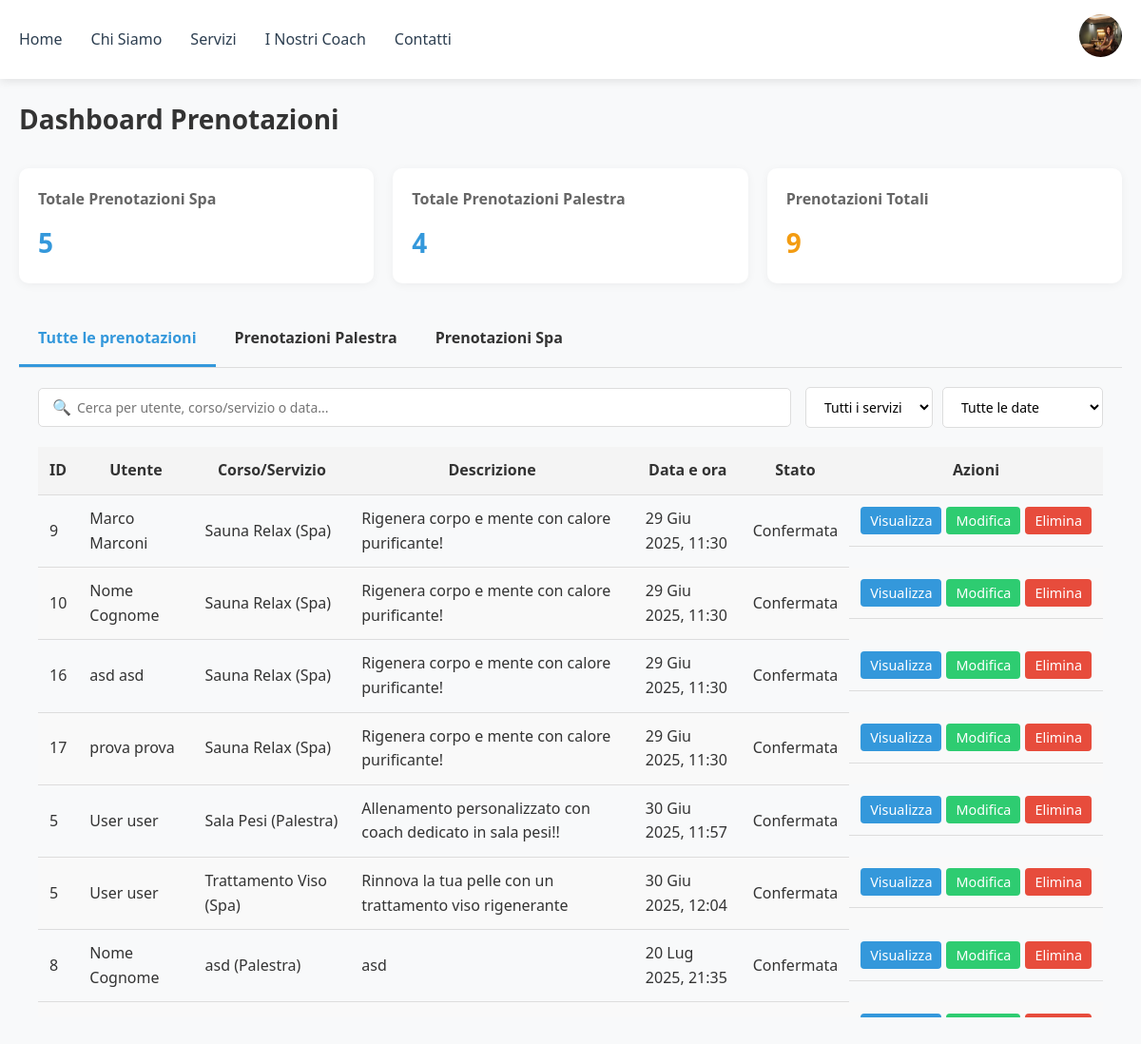
Page /gest-prenotazioni/ (signed in) on the committed database.
### users/models.py (models this page shows, shortened)
class User(AbstractBaseUser, PermissionsMixin):
    full_name = models.CharField(max_length=255, default="Nome Cognome")
    email = models.EmailField(unique=True)
    phone = models.CharField(max_length=20, blank=True)
    profile_picture = models.ImageField(
        upload_to="profile_pics/",
        default="profile_pics/def_pfp.png",
        null=True,
        blank=True
    )
    is_active = models.BooleanField(default=True)
    is_staff = models.BooleanField(default=False)
    is_superuser = models.BooleanField(default=False)
    objects = UserManager()
    USERNAME_FIELD = 'email'

### spa/models.py (models this page shows, shortened)
class SpaService(models.Model):
    name = models.CharField(max_length=100)
    description = models.TextField()
    operator = models.ForeignKey(User, on_delete=models.SET_NULL, null=True, related_name='operator_services')
    duration = models.IntegerField(default=45)
    scheduled = models.DateTimeField(default=timezone.now)
    price = models.IntegerField()
    max_partecipants = models.IntegerField(default=1)
    imgs = models.ImageField(upload_to='spa/', blank=True, null=True, help_text="Carica un'immagine del trattamento")
    TYPE_CHOICES = [
        ('massage', 'Massaggio'),
        ('treatment', 'Trattamento'),
        ('ritual', 'Rituale'),
    ]
    type = models.CharField(max_length=20, choices=TYPE_CHOICES, default='massage')

class SpaBooking(models.Model):
    user = models.ForeignKey(User, on_delete=models.CASCADE)
    service_id = models.ForeignKey(SpaService, on_delete=models.CASCADE)
    description = models.TextField(blank=True)
    date = models.DateTimeField(default=timezone.now)

### palestra/models.py (models this page shows, shortened)
class GymBooking(models.Model):
    user = models.ForeignKey(User, on_delete=models.CASCADE)
    class_id = models.ForeignKey(GymClass, on_delete=models.CASCADE)
    description = models.TextField(blank=True)
    date = models.DateTimeField(default=timezone.now)

class GymClass(models.Model):
    name = models.CharField(max_length=100, default="Marco Ros")
    description = models.TextField()
    scheduled = models.DateTimeField(default=timezone.now)
    duration = models.IntegerField(default=45)
    instructor = models.ForeignKey(User, on_delete=models.SET_NULL, null=True, related_name='instructor_classes')
    max_partecipants = models.IntegerField()
    imgs = models.ImageField(upload_to='palestra/', blank=True, null=True, help_text="Carica un'immagine del corso")

### users/views/admin.py (the view)
# urls.py: path('gest-prenotazioni/', gest_prenotazioni, name='gest-prenotazioni'),
@login_required
@user_passes_test(lambda u: u.is_staff)
def gest_prenotazioni(request):
    gym_bookings = GymBooking.objects.select_related('user', 'class_id').all()
    spa_bookings = SpaBooking.objects.select_related('user', 'service_id').all()
    gym_count = gym_bookings.count()
    spa_count = spa_bookings.count()
    all_bookings = []
    for booking in gym_bookings:
        all_bookings.append({
            'id': booking.id,
            'user': f"{booking.user.full_name}",
            'service': f"{booking.class_id.name} (Palestra)",
            'description': booking.description or booking.class_id.description,
            'date': booking.class_id.scheduled,
            'status': 'confirmed',
            'type': 'gym'
        })
    for booking in spa_bookings:
        all_bookings.append({
            'id': booking.id,
            'user': f"{booking.user.full_name}",
            'service': f"{booking.service_id.name} (Spa)",
            'description': booking.description or booking.service_id.description,
            'date': booking.service_id.scheduled,
            'status': 'confirmed',
            'type': 'spa'
        })
    all_bookings.sort(key=lambda x: x['date'])
    gym_bookings_data = []
    for booking in gym_bookings:
        gym_bookings_data.append({
            'id': booking.id,
            'user': f"{booking.user.full_name}",
            'course': booking.class_id.name,
            'description': booking.description or booking.class_id.description,
            'date': booking.class_id.scheduled,
            'status': 'confirmed',
        })
    spa_bookings_data = []
    for booking in spa_bookings:
        spa_bookings_data.append({
            'id': booking.id,
            'user': f"{booking.user.full_name}",
            'treatment': booking.service_id.name,
            'description': booking.description or booking.service_id.description,
            'date': booking.service_id.scheduled,
            'status': 'confirmed',
        })
    ctx = {
        'total_gym_bookings': gym_count,
        'total_spa_bookings': spa_count,
        'all_bookings': all_bookings,
        'gym_bookings': gym_bookings_data,
        'spa_bookings': spa_bookings_data,
        'timestamp': datetime.now().timestamp(),
    }
    return render(request, 'users/gest_prenotazioni.html', ctx)

### users/templates/users/gest_prenotazioni.html (shortened to what this page needs)
{% extends 'users/navbar_template.html' %}
{% load static %}
{% block content %}
<!DOCTYPE html>
<html lang="it">
<head>
    <link rel="stylesheet" href="{% static 'users/css/gest_pren.css' %}">
</head>
<body>
    <main class="container">
        <div class="dashboard-header">
            <h1>Dashboard Prenotazioni</h1>
        </div>
        <div class="stat-cards">
            <div class="stat-card primary">
                <h3>Totale Prenotazioni Spa</h3>
                <p>{{ total_spa_bookings }}</p>
            </div>
            <div class="stat-card primary">
                <h3>Totale Prenotazioni Palestra</h3>
                <p>{{ total_gym_bookings }}</p>
            </div>
            <div class="stat-card warning">
                <h3>Prenotazioni Totali</h3>
                <p>{{ total_gym_bookings|add:total_spa_bookings }}</p>
            </div>
        </div>
        <div class="tabs">
            <div class="tab active" data-tab="all">Tutte le prenotazioni</div>
            <div class="tab" data-tab="gym">Prenotazioni Palestra</div>
            <div class="tab" data-tab="spa">Prenotazioni Spa</div>
        </div>
        <div class="tab-content-container">
            <div id="all" class="tab-content active">
                <div class="filters">
                    <div class="search-box">
                        <span class="search-icon">🔍</span>
                        <input type="text" id="search-all" placeholder="Cerca per utente, corso/servizio o data...">
                    </div>
                    <div class="filter-group">
                        <select id="filter-service-all">
                            <option value="">Tutti i servizi</option>
                        </select>
                        <select id="filter-date-all">
                            <option value="">Tutte le date</option>
                        </select>
                    </div>
                </div>
                <div class="table-container">
                    <table>
                        <thead>
                            <tr>
                                <th>ID</th>
                                <th>Utente</th>
                                <th>Corso/Servizio</th>
                                <th>Descrizione</th>
                                <th>Data e ora</th>
                                <th>Stato</th>
                                <th>Azioni</th>
                            </tr>
                        </thead>
                        <tbody>
                            {% for booking in all_bookings %}
                            <tr class="booking-row" data-booking-id="{{ booking.id }}">
                                <td>{{ booking.id }}</td>
                                <td>{{ booking.user }}</td>
                                <td>{{ booking.service }}</td>
                                <td>{{ booking.description }}</td>
                                <td>{{ booking.date|date:"d M Y, H:i" }}</td>
                                <td><span class="status {{ booking.status }}">
                                    {% if booking.status == 'confirmed' %}
                                        Confermata
                                    {% elif booking.status == 'pending' %}
                                        In attesa
                                    {% elif booking.status == 'cancelled' %}
                                        Cancellata
                                    {% endif %}
                                </span></td>
                                <td class="actions">
                                    <button class="btn btn-view" data-id="{{ booking.id }}" data-type="{{ booking.type }}">Visualizza</button>
                                    <button class="btn btn-edit" data-id="{{ booking.id }}" data-type="{{ booking.type }}">Modifica</button>
                                    <button class="btn btn-delete" data-id="{{ booking.id }}" data-type="{{ booking.type }}">Elimina</button>
                                </td>
                            </tr>
                            {% empty %}
                            <tr>
                                <td colspan="7" class="no-data">Nessuna prenotazione disponibile</td>
                            </tr>
                            {% endfor %}
                        </tbody>
                    </table>
                </div>
            </div>
        </div>
    </main>
{% endblock %}

### users/templates/users/navbar_template.html (shortened to what this page needs)
{% load static %}
<!DOCTYPE html>
<html lang="it">
<head>
    <link rel="stylesheet" href="{% static 'users/css/home.css' %}">
</head>
<body>
    <header>
        <nav class="navbar">
            <ul class="nav-links">
                <li><a href="{% url 'home' %}#home">Home</a></li>
                <li><a href="{% url 'home' %}#about">Chi Siamo</a></li>
                <li><a href="{% url 'home' %}#services">Servizi</a></li>
                <li><a href="{% url 'home' %}#coaches">I Nostri Coach</a></li>
                <li><a href="{% url 'home' %}#contact">Contatti</a></li>
            </ul>
            <div class="header-actions">
                {% if user.is_authenticated %}
                    <div class="dropdown">
                        <img
                            src="{{ user.profile_picture.url }}"
                            alt="Immagine profilo utente"
                            class="user-profile-pic"
                        >
                    </div>
                {% else %}
                    <button class="login-btn" onclick="window.location.href='{% url 'login' %}?tab=login'">Login</button>
                    <button class="register-btn" onclick="window.location.href='{% url 'login' %}?tab=register'">Registrati</button>
                {% endif %}
            </div>
        </nav>
    </header>
{% block content %}{% endblock %}
</body>
</html>

### users/static/users/css/home.css (style rules this page uses)
* { margin: 0; padding: 0; box-sizing: border-box; }
:root { --primary-color: #2C3E50; --secondary-color: #34495E; --accent-color: #3498DB; --background-color: #F4F6F7; --text-color: #2C3E50; --white: #FFFFFF; }
.container { max-width: 1200px; margin: 0 auto; }
body { font-family: 'Inter', sans-serif; line-height: 1.6; background-color: var(--background-color); color: var(--text-color); }
header { position: fixed; top: 0; width: 100%; background-color: var(--white); box-shadow: 0 2px 10px rgba(0, 0, 0, 0.05); z-index: 1000; padding: 15px 0; }
header nav { max-width: 1200px; margin: 0 auto; display: flex; justify-content: space-between; align-items: center; padding: 0 20px; }
header nav ul { display: flex; list-style: none; gap: 30px; }
header nav ul li a { text-decoration: none; color: var(--primary-color); font-weight: 500; transition: color 0.3s ease; position: relative; }
header nav ul li a::after { content: ''; position: absolute; width: 0; height: 2px; bottom: -5px; left: 0; background-color: var(--accent-color); transition: width 0.3s ease; }
.header-actions { display: flex; gap: 20px; }
.dropdown { position: relative; display: inline-block; }
.user-profile-pic { width: 45px; height: 45px; border-radius: 50%; cursor: pointer; transition: transform 0.2s ease; }

### users/templates/users/gest_prenotazioni.html (style rules this page uses)
.table-container th { text-align: center; }
.table-container td { vertical-align: middle; }
.actions { display: flex; gap: 5px; justify-content: center; align-items: center; white-space: nowrap; }
.btn { padding: 5px 10px; border-radius: 4px; cursor: pointer; border: none; font-size: 0.9rem; white-space: nowrap; }
.btn-view { background-color: #3498db; color: white; }
.btn-edit { background-color: #2ecc71; color: white; }
.btn-delete { background-color: #e74c3c; color: white; }

### rows in the picture
User: profile_picture (picture)
User: user "Marco Marconi"
SpaService: description "Rigenera corpo e mente con calore purificante!" "Rigenera corpo e mente con calore purificante!" "Rigenera corpo e mente con calore purificante!" "Rigenera corpo e mente con calore purificante!", date "29 Giu 2025, 11:30" "29 Giu 2025, 11:30" "29 Giu 2025, 11:30" "29 Giu 2025, 11:30"
User: user "Nome Cognome" "Nome Cognome"
User: user "asd asd"
User: user "prova prova"
User: user "User user" "User user"
GymBooking: description "Allenamento personalizzato con coach dedicato in sala pesi!!"
GymClass: date "30 Giu 2025, 11:57"
SpaBooking: description "Rinnova la tua pelle con un trattamento viso rigenerante"
SpaService: date "30 Giu 2025, 12:04"
GymClass: description "asd", date "20 Lug 2025, 21:35"

### other values in the picture
{{ total_spa_bookings }} "5"
{{ total_gym_bookings }} "4"
{{ total_gym_bookings|add:total_spa_bookings }} "9"
{{ booking.id }} "9" "10" "16" "17" "5" "5" "8"
{{ booking.service }} "Sauna Relax (Spa)" "Sauna Relax (Spa)" "Sauna Relax (Spa)" "Sauna Relax (Spa)" "Sala Pesi (Palestra)" "Trattamento Viso (Spa)" "asd (Palestra)"
